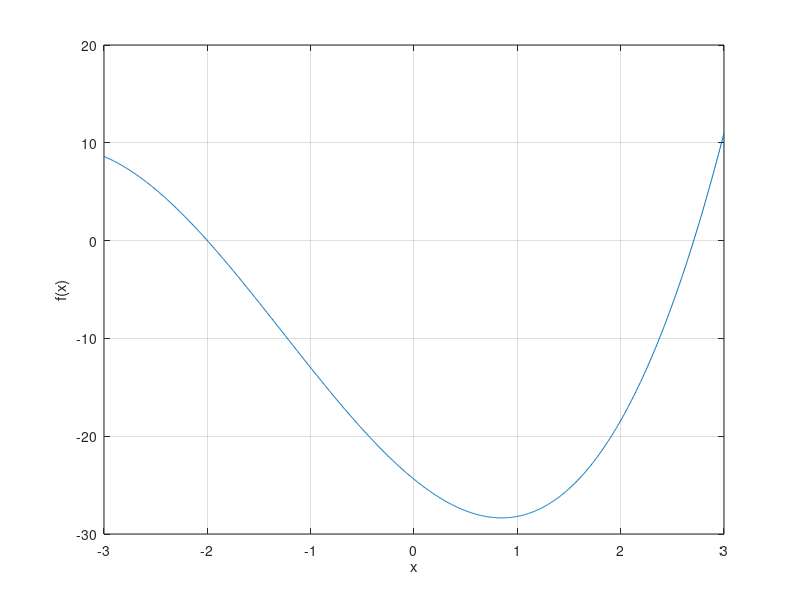

This figure's MATLAB source:
clc; clear all;  clc;

% criacao de vetor de -3 a 3 dividido equidistantemente em 1000 pedacos
x=linspace(-3,3,1e3);

% avaliar individualmente cada um desses pedacos
f=x.^3 + (3.8*x.^2) - (8.6*x) - 24.4;

% plotar figura
figure(1); plot(x,f)
grid on
xlabel('x')
ylabel('f(x)')